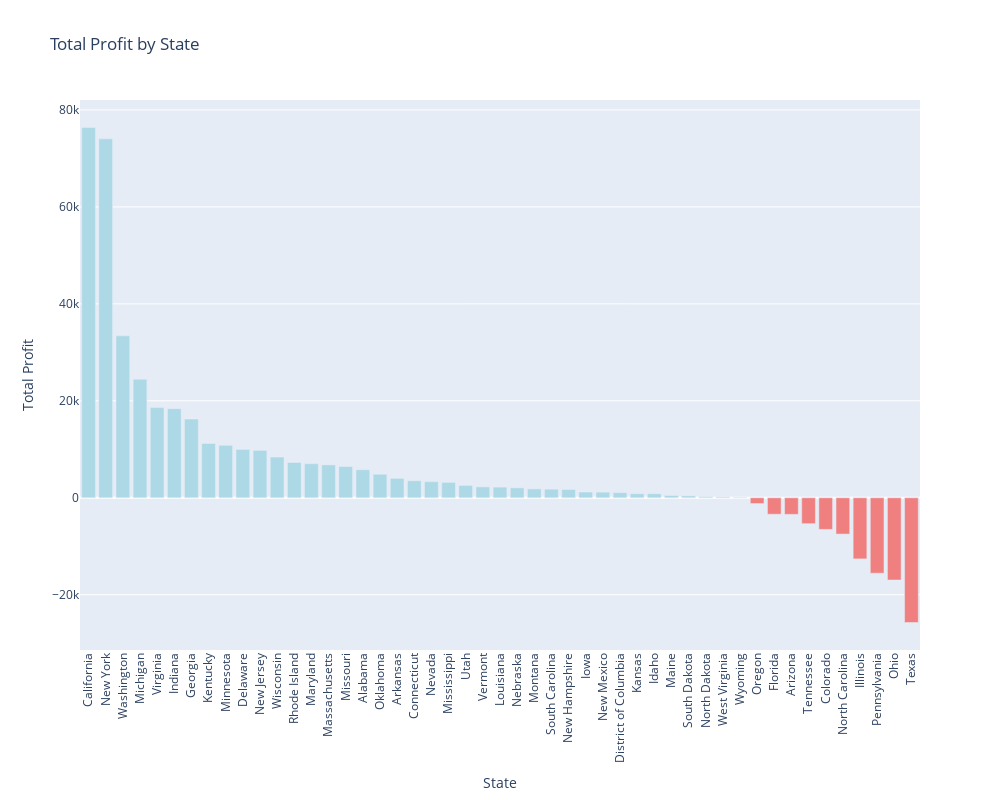

Here is the notebook cell this chart was saved with:
### Code cell
# Are there any differences among states in profitability?

# Blue color for positive profit, red for negative.
state_profit = state_profit.sort_values('Profit', ascending=False)

colors = ['lightcoral' if x < 0 else 'lightblue' for x in state_profit['Profit']]

fig = go.Figure(go.Bar(
    y=state_profit['Profit'],
    x=state_profit.index,
    orientation='v',
    marker_color=colors
))

fig.update_layout(
    title='Total Profit by State',
    xaxis_title='State',
    xaxis_tickangle = -90,
    yaxis_title='Total Profit',
    height=800,
    width=1000
)

fig.show()

### Figure 1 — Plotly figure (JSON) as saved in the notebook; plotly's stock layout.template omitted (floating-point values rounded to 4 significant figures)
{"data": [{"marker": {"color": ["lightblue", "lightblue", "lightblue", "lightblue", "lightblue", "lightblue", "lightblue", "lightblue", "lightblue", "lightblue", "lightblue", "lightblue", "lightblue", "lightblue", "lightblue", "lightblue", "lightblue", "lightblue", "lightblue", "lightblue", "lightblue", "lightblue", "lightblue", "lightblue", "lightblue", "lightblue", "lightblue", "lightblue", "lightblue", "lightblue", "lightblue", "lightblue", "lightblue", "lightblue", "lightblue", "lightblue", "lightblue", "lightblue", "lightblue", "lightcoral", "lightcoral", "lightcoral", "lightcoral", "lightcoral", "lightcoral", "lightcoral", "lightcoral", "lightcoral", "lightcoral"]}, "orientation": "v", "type": "bar", "x": ["California", "New York", "Washington", "Michigan", "Virginia", "Indiana", "Georgia", "Kentucky", "Minnesota", "Delaware", "New Jersey", "Wisconsin", "Rhode Island", "Maryland", "Massachusetts", "Missouri", "Alabama", "Oklahoma", "Arkansas", "Connecticut", "Nevada", "Mississippi", "Utah", "Vermont", "Louisiana", "Nebraska", "Montana", "South Carolina", "New Hampshire", "Iowa", "New Mexico", "District of Columbia", "Kansas", "Idaho", "Maine", "South Dakota", "North Dakota", "West Virginia", "Wyoming", "Oregon", "Florida", "Arizona", "Tennessee", "Colorado", "North Carolina", "Illinois", "Pennsylvania", "Ohio", "Texas"], "y": [76380.0, 74040.0, 33400.0, 24460.0, 18600.0, 18380.0, 16250.0, 11200.0, 10820.0, 9977.0, 9773.0, 8402.0, 7286.0, 7031.0, 6786.0, 6436.0, 5787.0, 4854.0, 4009.0, 3511.0, 3317.0, 3173.0, 2547.0, 2245.0, 2196.0, 2037.0, 1833.0, 1769.0, 1707.0, 1184.0, 1157.0, 1060.0, 836.4, 826.7, 454.5, 394.8, 230.1, 185.9, 100.2, -1190.0, -3399.0, -3428.0, -5342.0, -6528.0, -7491.0, -12610.0, -15560.0, -16970.0, -25730.0]}], "layout": {"height": 800, "title": {"text": "Total Profit by State"}, "width": 1000, "xaxis": {"tickangle": -90, "title": {"text": "State"}}, "yaxis": {"title": {"text": "Total Profit"}}}}
